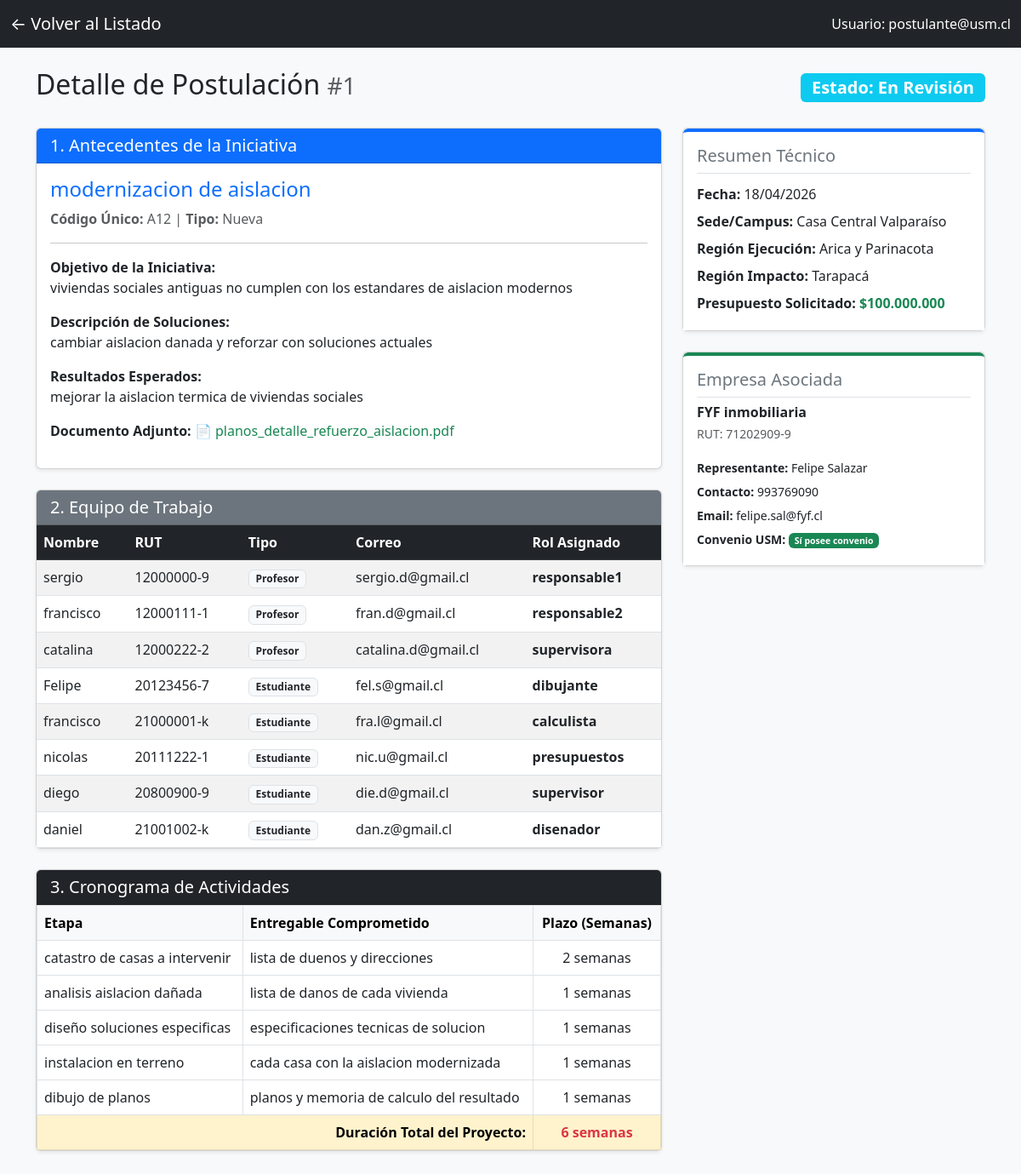
The page /PHP/detalle_postulacion.php?id=1 (signed in) on the database its author committed.
### tables this page shows
CREATE TABLE Postulacion(
    Numero_Postulacion INT PRIMARY KEY,
    Fecha_Postulacion DATE NOT NULL,
    Codigo_Postulacion VARCHAR(100) NOT NULL UNIQUE,
    Presupuesto_Total DECIMAL(15,2) NOT NULL,
    Rut_Empresa VARCHAR(10) NOT NULL,
    ID_Sede INT NOT NULL,
    ID_Region_Ejecucion INT NOT NULL,
    ID_Region_Impacto INT NOT NULL,
    ID_Tipo_Iniciativa INT NOT NULL,
    ID_Estado INT NOT NULL,
    FOREIGN KEY (Rut_Empresa) REFERENCES Entidad_Empresa(Rut_Empresa),
    FOREIGN KEY (ID_Sede) REFERENCES Sede(ID_Sede),
    FOREIGN KEY (ID_Region_Ejecucion) REFERENCES Region(ID_Region),
    FOREIGN KEY (ID_Region_Impacto) REFERENCES Region(ID_Region),
    FOREIGN KEY (ID_Tipo_Iniciativa) REFERENCES Tipo_Iniciativa(ID_Tipo_Iniciativa),
    FOREIGN KEY (ID_Estado) REFERENCES Estado_Postulacion(ID_Estado)
);

CREATE TABLE Estado_Postulacion(
    ID_Estado INT PRIMARY KEY,
    Nombre_Estado VARCHAR(100) NOT NULL
);

CREATE TABLE Iniciativa(
    ID_Iniciativa INT PRIMARY KEY AUTO_INCREMENT,
    Documentos VARCHAR(100),
    Nombre_Iniciativa VARCHAR(100) NOT NULL,
    Objetivo_Iniciativa VARCHAR(255) NOT NULL,
    Descripcion_Soluciones VARCHAR(255) NOT NULL,
    Resultados_Esperados VARCHAR(255) NOT NULL,
    ID_Postulacion INT NOT NULL,
    FOREIGN KEY (ID_Postulacion) REFERENCES Postulacion(Numero_Postulacion)
);

CREATE TABLE Tipo_Iniciativa(
    ID_tipo_iniciativa INT PRIMARY KEY,
    Nombre_Tipo_Iniciativa VARCHAR(100) NOT NULL
);

CREATE TABLE Postulacion_Integrante(
    Numero_Postulacion INT NOT NULL,
    ID_integrante INT NOT NULL,
    Rol_Cumple_Integrante VARCHAR(100) NOT NULL,
    PRIMARY KEY (Numero_Postulacion, ID_integrante),
    FOREIGN KEY (Numero_Postulacion) REFERENCES Postulacion(Numero_Postulacion),
    FOREIGN KEY (ID_integrante) REFERENCES Integrante_Equipo(ID_integrante)
);

CREATE TABLE Integrante_Equipo(
    ID_integrante INT PRIMARY KEY AUTO_INCREMENT,
    Nombre_Integrante VARCHAR(100) NOT NULL,
    RUT_Integrante VARCHAR(10) NOT NULL UNIQUE,
    Departamento_Integrante VARCHAR(100) NOT NULL,
    Mail_Integrante VARCHAR(100) NOT NULL,
    Telefono_Integrante VARCHAR(20),
    ID_Tipo_Persona INT NOT NULL,
    ID_Sede INT NOT NULL,
    FOREIGN KEY (ID_Tipo_persona) REFERENCES Tipo_Persona(ID_Tipo_Persona),
    FOREIGN KEY (ID_Sede) REFERENCES Sede(ID_Sede)
);

CREATE TABLE Tipo_Persona(
    ID_Tipo_Persona INT PRIMARY KEY,
    Nombre_Tipo_Persona VARCHAR(100) NOT NULL
);

CREATE TABLE Etapa_Cronograma(
    ID_Etapa INT NOT NULL AUTO_INCREMENT,
    ID_Postulacion INT NOT NULL,
    Etapa VARCHAR(100) NOT NULL,
    Entregable VARCHAR(100) NOT NULL,
    Plazos INT NOT NULL,
    PRIMARY KEY (ID_Etapa),
    FOREIGN KEY (ID_Postulacion) REFERENCES Postulacion(Numero_Postulacion)
);

CREATE TABLE Sede(
    ID_Sede INT PRIMARY KEY,
    Nombre_Sede VARCHAR(100) NOT NULL
);

CREATE TABLE Region(
    ID_Region INT PRIMARY KEY,
    Nombre_Region VARCHAR(100) NOT NULL
);

CREATE TABLE Entidad_Empresa(
    Rut_Empresa VARCHAR(10) PRIMARY KEY,
    Nombre_Empresa VARCHAR(100) NOT NULL,
    Representante_Empresa VARCHAR(100) NOT NULL,
    Mail_Representante VARCHAR(100) NOT NULL,
    Convenio_USM BOOLEAN NOT NULL,
    Telefono_Representante VARCHAR(20) NOT NULL,
    ID_Tamanio INT NOT NULL,
    FOREIGN KEY (ID_Tamanio) REFERENCES Tamanio_Empresa(ID_Tamanio)
);

### PHP/detalle_postulacion.php (the view, shortened to what this page needs)
<?php
require 'conexion.php';
$id_postulacion = intval($_GET['id']);
$sql_principal = "SELECT p.*, e.Nombre_Empresa, e.Representante_Empresa, e.Mail_Representante, e.Convenio_USM, e.Telefono_Representante,
                         s.Nombre_Sede, r1.Nombre_Region AS Region_Ejecucion, r2.Nombre_Region AS Region_Impacto,
                         ti.Nombre_Tipo_Iniciativa, est.Nombre_Estado,
                         i.Nombre_Iniciativa, i.Objetivo_Iniciativa, i.Descripcion_Soluciones, i.Resultados_Esperados, i.Documentos
                  FROM Postulacion p
                  JOIN Entidad_Empresa e ON p.Rut_Empresa = e.Rut_Empresa
                  JOIN Sede s ON p.ID_Sede = s.ID_Sede
                  JOIN Region r1 ON p.ID_Region_Ejecucion = r1.ID_Region
                  JOIN Region r2 ON p.ID_Region_Impacto = r2.ID_Region
                  JOIN Tipo_Iniciativa ti ON p.ID_Tipo_Iniciativa = ti.ID_tipo_iniciativa
                  JOIN Estado_Postulacion est ON p.ID_Estado = est.ID_Estado
                  LEFT JOIN Iniciativa i ON p.Numero_Postulacion = i.ID_Postulacion
                  WHERE p.Numero_Postulacion = ?";
$stmt_p = $conexion->prepare($sql_principal);
$stmt_p->bind_param("i", $id_postulacion);
$stmt_p->execute();
$resultado_p = $stmt_p->get_result();
$postulacion = $resultado_p->fetch_assoc();
$sql_equipo = "SELECT ie.Nombre_Integrante, ie.RUT_Integrante, ie.Mail_Integrante, pi.Rol_Cumple_Integrante, tp.Nombre_Tipo_Persona
               FROM Postulacion_Integrante pi
               JOIN Integrante_Equipo ie ON pi.ID_integrante = ie.ID_integrante
               JOIN Tipo_Persona tp ON ie.ID_Tipo_Persona = tp.ID_Tipo_Persona
               WHERE pi.Numero_Postulacion = ?";
$stmt_eq = $conexion->prepare($sql_equipo);
$stmt_eq->bind_param("i", $id_postulacion);
$stmt_eq->execute();
$equipo = $stmt_eq->get_result();
$sql_cronograma = "SELECT Etapa, Entregable, Plazos FROM Etapa_Cronograma WHERE ID_Postulacion = ?";
$stmt_cr = $conexion->prepare($sql_cronograma);
$stmt_cr->bind_param("i", $id_postulacion);
$stmt_cr->execute();
$cronograma = $stmt_cr->get_result();
?>
<!DOCTYPE html>
<html lang="es">
<head>
    <link href="https://cdn.jsdelivr.net/npm/bootstrap@5.3.0/dist/css/bootstrap.min.css" rel="stylesheet">
</head>
<body class="bg-light">
<nav class="navbar navbar-dark bg-dark">
  <div class="container-fluid">
    <a class="navbar-brand" href="principal.php">← Volver al Listado</a>
    <span class="navbar-text text-white">
        Usuario: <?php echo $_SESSION['usuario']; ?>
    </span>
  </div>
</nav>
<div class="container mt-4 mb-5">
    <div class="d-flex justify-content-between align-items-center mb-4">
        <h2>Detalle de Postulación <small class="text-muted">#<?php echo $postulacion['Numero_Postulacion']; ?></small></h2>
        <span class="badge bg-info fs-5">Estado: <?php echo $postulacion['Nombre_Estado']; ?></span>
    </div>
    <div class="row">
        <div class="col-lg-8">
            <div class="card shadow-sm mb-4">
                <div class="card-header bg-primary text-white">
                    <h5 class="mb-0">1. Antecedentes de la Iniciativa</h5>
                </div>
                <div class="card-body">
                    <h4 class="text-primary"><?php echo htmlspecialchars($postulacion['Nombre_Iniciativa'] ?? 'Sin Nombre'); ?></h4>
                    <p class="text-muted"><strong>Código Único:</strong> <?php echo $postulacion['Codigo_Postulacion']; ?> | <strong>Tipo:</strong> <?php echo $postulacion['Nombre_Tipo_Iniciativa']; ?></p>
                    <hr>
                    <p><strong>Objetivo de la Iniciativa:</strong><br><?php echo nl2br(htmlspecialchars($postulacion['Objetivo_Iniciativa'] ?? 'No especificado')); ?></p>
                    <p><strong>Descripción de Soluciones:</strong><br><?php echo nl2br(htmlspecialchars($postulacion['Descripcion_Soluciones'] ?? 'No especificado')); ?></p>
                    <p><strong>Resultados Esperados:</strong><br><?php echo nl2br(htmlspecialchars($postulacion['Resultados_Esperados'] ?? 'No especificado')); ?></p>
                    <?php if (!empty($postulacion['Documentos'])): ?>
                        <p><strong>Documento Adjunto:</strong> <span class="text-success">📄 <?php echo htmlspecialchars($postulacion['Documentos']); ?></span></p>
                    <?php endif; ?>
                </div>
            </div>
            <div class="card shadow-sm mb-4">
                <div class="card-header bg-secondary text-white">
                    <h5 class="mb-0">2. Equipo de Trabajo</h5>
                </div>
                <div class="card-body p-0">
                    <div class="table-responsive">
                        <table class="table table-striped mb-0">
                            <thead class="table-dark">
                                <tr>
                                    <th>Nombre</th>
                                    <th>RUT</th>
                                    <th>Tipo</th>
                                    <th>Correo</th>
                                    <th>Rol Asignado</th>
                                </tr>
                            </thead>
                            <tbody>
                                <?php if ($equipo->num_rows > 0): ?>
                                    <?php while ($eq = $equipo->fetch_assoc()): ?>
                                        <tr>
                                            <td><?php echo htmlspecialchars($eq['Nombre_Integrante']); ?></td>
                                            <td><?php echo htmlspecialchars($eq['RUT_Integrante']); ?></td>
                                            <td><span class="badge bg-light text-dark border"><?php echo $eq['Nombre_Tipo_Persona']; ?></span></td>
                                            <td><?php echo htmlspecialchars($eq['Mail_Integrante']); ?></td>
                                            <td><strong><?php echo htmlspecialchars($eq['Rol_Cumple_Integrante'] ?? 'Integrante'); ?></strong></td>
                                        </tr>
                                    <?php endwhile; ?>
                                <?php else: ?>
                                    <tr><td colspan="5" class="text-center text-muted p-3">No hay integrantes registrados en este equipo.</td></tr>
                                <?php endif; ?>
                            </tbody>
                        </table>
                    </div>
                </div>
            </div>
            <div class="card shadow-sm mb-4">
                <div class="card-header bg-dark text-white">
                    <h5 class="mb-0">3. Cronograma de Actividades</h5>
                </div>
                <div class="card-body p-0">
                    <div class="table-responsive">
                        <table class="table table-bordered mb-0">
                            <thead class="table-light">
                                <tr>
                                    <th>Etapa</th>
                                    <th>Entregable Comprometido</th>
                                    <th class="text-center" style="width: 150px;">Plazo (Semanas)</th>
                                </tr>
                            </thead>
                            <tbody>
                                <?php
                                $total_semanas = 0;
                                if ($cronograma->num_rows > 0):
                                ?>
                                    <?php while ($cr = $cronograma->fetch_assoc()):
                                        $total_semanas += $cr['Plazos'];
                                    ?>
                                        <tr>
                                            <td><?php echo htmlspecialchars($cr['Etapa']); ?></td>
                                            <td><?php echo htmlspecialchars($cr['Entregable']); ?></td>
                                            <td class="text-center"><?php echo $cr['Plazos']; ?> semanas</td>
                                        </tr>
                                    <?php endwhile; ?>
                                    <tr class="table-warning fw-bold">
                                        <td colspan="2" class="text-end">Duración Total del Proyecto:</td>
                                        <td class="text-center text-danger"><?php echo $total_semanas; ?> semanas</td>
                                    </tr>
                                <?php else: ?>
                                    <tr><td colspan="3" class="text-center text-muted p-3">No hay etapas registradas en el cronograma.</td></tr>
                                <?php endif; ?>
                            </tbody>
                        </table>
                    </div>
                </div>
            </div>
        </div>
        <div class="col-lg-4">
            <div class="card shadow-sm mb-4">
                <div class="card-body bg-white border-top border-4 border-primary rounded-top">
                    <h5 class="card-title text-secondary border-bottom pb-2">Resumen Técnico</h5>
                    <ul class="list-unstyled lh-lg mb-0">
                        <li><strong>Fecha:</strong> <?php echo date("d/m/Y", strtotime($postulacion['Fecha_Postulacion'])); ?></li>
                        <li><strong>Sede/Campus:</strong> <?php echo htmlspecialchars($postulacion['Nombre_Sede']); ?></li>
                        <li><strong>Región Ejecución:</strong> <?php echo htmlspecialchars($postulacion['Region_Ejecucion']); ?></li>
                        <li><strong>Región Impacto:</strong> <?php echo htmlspecialchars($postulacion['Region_Impacto']); ?></li>
                        <li><strong>Presupuesto Solicitado:</strong> <span class="text-success fw-bold">$<?php echo number_format($postulacion['Presupuesto_Total'], 0, ',', '.'); ?></span></li>
                    </ul>
                </div>
            </div>
            <div class="card shadow-sm mb-4">
                <div class="card-body bg-white border-top border-4 border-success rounded-top">
                    <h5 class="card-title text-secondary border-bottom pb-2">Empresa Asociada</h5>
                    <h6 class="fw-bold text-dark mb-1"><?php echo htmlspecialchars($postulacion['Nombre_Empresa']); ?></h6>
                    <p class="text-muted small mb-3">RUT: <?php echo $postulacion['Rut_Empresa']; ?></p>
                    <ul class="list-unstyled lh-lg small mb-0">
                        <li><strong>Representante:</strong> <?php echo htmlspecialchars($postulacion['Representante_Empresa']); ?></li>
                        <li><strong>Contacto:</strong> <?php echo htmlspecialchars($postulacion['Telefono_Representante']); ?></li>
                        <li><strong>Email:</strong> <?php echo htmlspecialchars($postulacion['Mail_Representante']); ?></li>
                        <li><strong>Convenio USM:</strong>
                            <?php if ($postulacion['Convenio_USM'] == 1): ?>
                                <span class="badge bg-success">Sí posee convenio</span>
                            <?php else: ?>
                                <span class="badge bg-danger">No posee convenio</span>
                            <?php endif; ?>
                        </li>
                    </ul>
                </div>
            </div>
        </div>
    </div>
</div>
</body>
</html>

### rows shown on the page
postulacion: Numero_Postulacion "1", ID_Estado.Nombre_Estado "En Revisión", iniciativa.Nombre_Iniciativa "modernizacion de aislacion", Codigo_Postulacion "A12", ID_Tipo_Iniciativa.Nombre_Tipo_Iniciativa "Nueva", iniciativa.Objetivo_Iniciativa "viviendas sociales antiguas no cumplen con los estandares de aislacion modernos", iniciativa.Descripcion_Soluciones "cambiar aislacion danada y reforzar con soluciones actuales", iniciativa.Resultados_Esperados "mejorar la aislacion termica de viviendas sociales", iniciativa.Documentos "planos_detalle_refuerzo_aislacion.pdf", Fecha_Postulacion "18/04/2026", ID_Sede.Nombre_Sede "Casa Central Valparaíso", ID_Region_Ejecucion.Nombre_Region "Arica y Parinacota", ID_Region_Impacto.Nombre_Region "Tarapacá", Presupuesto_Total "100.000.000", Rut_Empresa.Nombre_Empresa "FYF inmobiliaria", Rut_Empresa "71202909-9", Rut_Empresa.Representante_Empresa "Felipe Salazar", Rut_Empresa.Telefono_Representante "993769090", Rut_Empresa.Mail_Representante "felipe.sal@fyf.cl"
postulacion_integrante: ID_integrante.Nombre_Integrante "sergio", ID_integrante.RUT_Integrante "12000000-9", tipo_persona.Nombre_Tipo_Persona "Profesor", ID_integrante.Mail_Integrante "sergio.d@gmail.cl", Rol_Cumple_Integrante "responsable1"
postulacion_integrante: ID_integrante.Nombre_Integrante "francisco", ID_integrante.RUT_Integrante "12000111-1", tipo_persona.Nombre_Tipo_Persona "Profesor", ID_integrante.Mail_Integrante "fran.d@gmail.cl", Rol_Cumple_Integrante "responsable2"
postulacion_integrante: ID_integrante.Nombre_Integrante "catalina", ID_integrante.RUT_Integrante "12000222-2", tipo_persona.Nombre_Tipo_Persona "Profesor", ID_integrante.Mail_Integrante "catalina.d@gmail.cl", Rol_Cumple_Integrante "supervisora"
postulacion_integrante: ID_integrante.Nombre_Integrante "Felipe", ID_integrante.RUT_Integrante "20123456-7", tipo_persona.Nombre_Tipo_Persona "Estudiante", ID_integrante.Mail_Integrante "fel.s@gmail.cl", Rol_Cumple_Integrante "dibujante"
postulacion_integrante: ID_integrante.Nombre_Integrante "francisco", ID_integrante.RUT_Integrante "21000001-k", tipo_persona.Nombre_Tipo_Persona "Estudiante", ID_integrante.Mail_Integrante "fra.l@gmail.cl", Rol_Cumple_Integrante "calculista"
postulacion_integrante: ID_integrante.Nombre_Integrante "nicolas", ID_integrante.RUT_Integrante "20111222-1", tipo_persona.Nombre_Tipo_Persona "Estudiante", ID_integrante.Mail_Integrante "nic.u@gmail.cl", Rol_Cumple_Integrante "presupuestos"
postulacion_integrante: ID_integrante.Nombre_Integrante "diego", ID_integrante.RUT_Integrante "20800900-9", tipo_persona.Nombre_Tipo_Persona "Estudiante", ID_integrante.Mail_Integrante "die.d@gmail.cl", Rol_Cumple_Integrante "supervisor"
postulacion_integrante: ID_integrante.Nombre_Integrante "daniel", ID_integrante.RUT_Integrante "21001002-k", tipo_persona.Nombre_Tipo_Persona "Estudiante", ID_integrante.Mail_Integrante "dan.z@gmail.cl", Rol_Cumple_Integrante "disenador"
etapa_cronograma: Etapa "catastro de casas a intervenir", Entregable "lista de duenos y direcciones", Plazos "2"
etapa_cronograma: Etapa "analisis aislacion dañada", Entregable "lista de danos de cada vivienda", Plazos "1"
etapa_cronograma: Etapa "diseño soluciones especificas", Entregable "especificaciones tecnicas de solucion", Plazos "1"
etapa_cronograma: Etapa "instalacion en terreno", Entregable "cada casa con la aislacion modernizada", Plazos "1"
etapa_cronograma: Etapa "dibujo de planos", Entregable "planos y memoria de calculo del resultado", Plazos "1"

### other values the page prints
$_SESSION['usuario'] "postulante@usm.cl"
$total_semanas "6"
